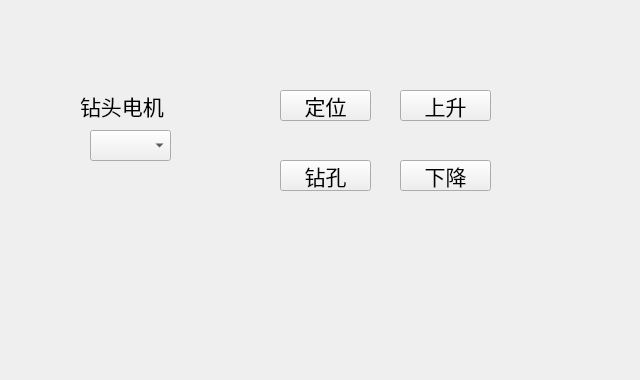
<?xml version="1.0" encoding="UTF-8"?>
<ui version="4.0">
 <class>singlemotion</class>
 <widget class="QWidget" name="singlemotion">
  <property name="geometry">
   <rect>
    <x>0</x>
    <y>0</y>
    <width>640</width>
    <height>380</height>
   </rect>
  </property>
  <property name="windowTitle">
   <string>Form</string>
  </property>
  <widget class="QPushButton" name="pushButton_down">
   <property name="geometry">
    <rect>
     <x>400</x>
     <y>160</y>
     <width>91</width>
     <height>31</height>
    </rect>
   </property>
   <property name="font">
    <font>
     <pointsize>16</pointsize>
    </font>
   </property>
   <property name="text">
    <string>下降</string>
   </property>
  </widget>
  <widget class="QPushButton" name="pushButton_location">
   <property name="geometry">
    <rect>
     <x>280</x>
     <y>160</y>
     <width>91</width>
     <height>31</height>
    </rect>
   </property>
   <property name="font">
    <font>
     <pointsize>16</pointsize>
    </font>
   </property>
   <property name="text">
    <string>钻孔</string>
   </property>
  </widget>
  <widget class="QComboBox" name="Motion_Number">
   <property name="geometry">
    <rect>
     <x>90</x>
     <y>130</y>
     <width>81</width>
     <height>31</height>
    </rect>
   </property>
   <property name="font">
    <font>
     <pointsize>16</pointsize>
    </font>
   </property>
  </widget>
  <widget class="QPushButton" name="pushButton_drilling">
   <property name="geometry">
    <rect>
     <x>280</x>
     <y>90</y>
     <width>91</width>
     <height>31</height>
    </rect>
   </property>
   <property name="font">
    <font>
     <pointsize>16</pointsize>
    </font>
   </property>
   <property name="text">
    <string>定位</string>
   </property>
  </widget>
  <widget class="QLabel" name="Drill_motion">
   <property name="geometry">
    <rect>
     <x>80</x>
     <y>90</y>
     <width>121</width>
     <height>31</height>
    </rect>
   </property>
   <property name="font">
    <font>
     <pointsize>16</pointsize>
    </font>
   </property>
   <property name="text">
    <string>钻头电机</string>
   </property>
  </widget>
  <widget class="QPushButton" name="pushButton_up">
   <property name="geometry">
    <rect>
     <x>400</x>
     <y>90</y>
     <width>91</width>
     <height>31</height>
    </rect>
   </property>
   <property name="font">
    <font>
     <pointsize>16</pointsize>
    </font>
   </property>
   <property name="text">
    <string>上升</string>
   </property>
  </widget>
 </widget>
 <tabstops>
  <tabstop>Motion_Number</tabstop>
  <tabstop>pushButton_drilling</tabstop>
  <tabstop>pushButton_up</tabstop>
  <tabstop>pushButton_location</tabstop>
  <tabstop>pushButton_down</tabstop>
 </tabstops>
 <resources/>
 <connections/>
</ui>
